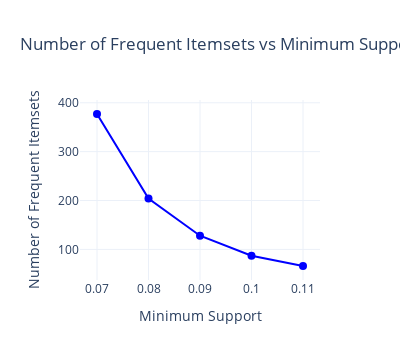

Notebook source saved alongside this figure:
### Code cell
plot_support_vs_frequent_itemsets(onehot_dfD,7,12)

### Figure 1 — Plotly figure (JSON) as saved in the notebook; plotly's stock layout.template omitted (floating-point values rounded to 4 significant figures)
{"data": [{"line": {"color": "blue", "width": 2}, "marker": {"color": "blue", "size": 8}, "mode": "markers+lines", "name": "Frequent Itemsets", "type": "scatter", "x": [0.07, 0.08, 0.09, 0.1, 0.11], "y": [377, 204, 128, 87, 66]}], "layout": {"height": 360, "plot_bgcolor": "white", "showlegend": false, "title": {"text": "Number of Frequent Itemsets vs Minimum Support"}, "width": 400, "xaxis": {"autorange": true, "range": [0.0667, 0.1133], "tickmode": "array", "tickvals": [0.07, 0.08, 0.09, 0.1, 0.11], "title": {"text": "Minimum Support"}, "type": "linear"}, "yaxis": {"autorange": true, "range": [37.36, 405.6], "title": {"text": "Number of Frequent Itemsets"}, "type": "linear"}}}
